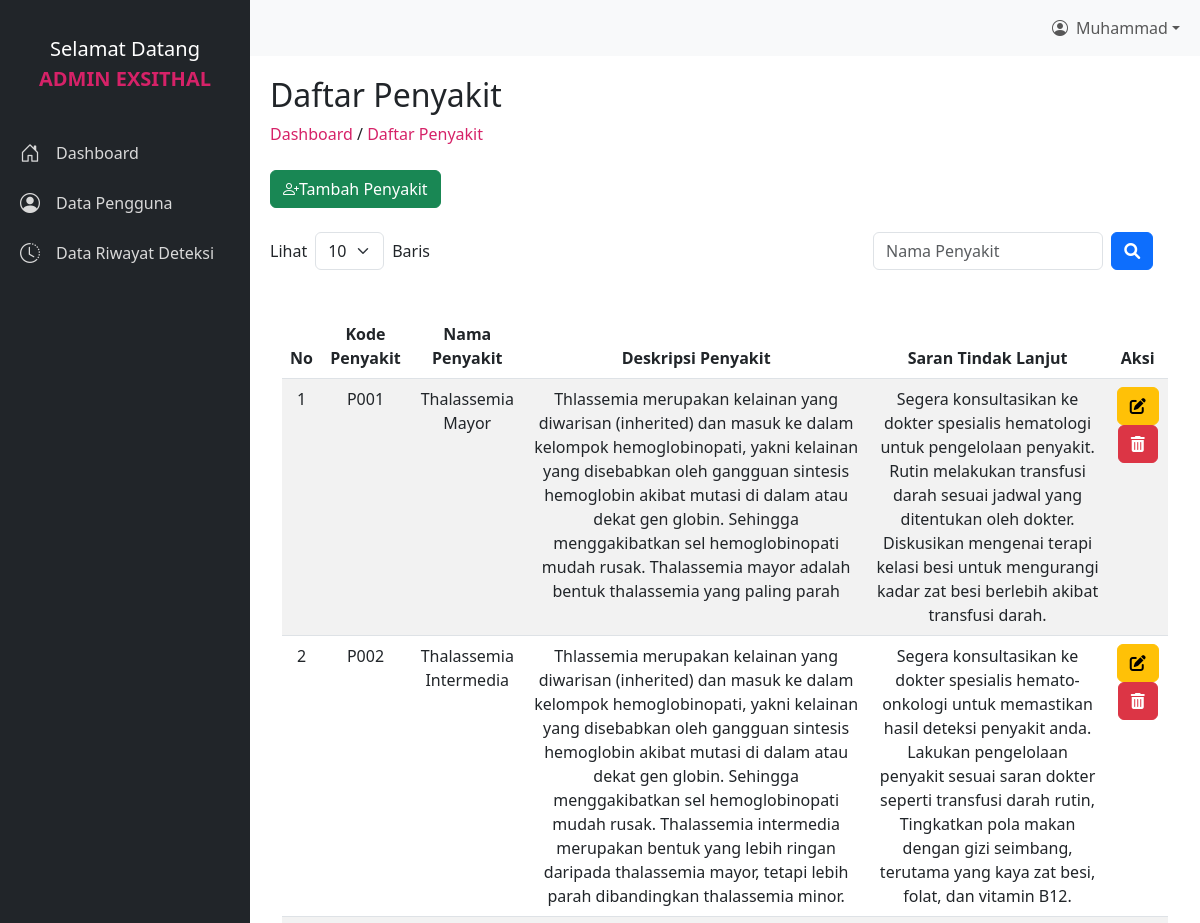
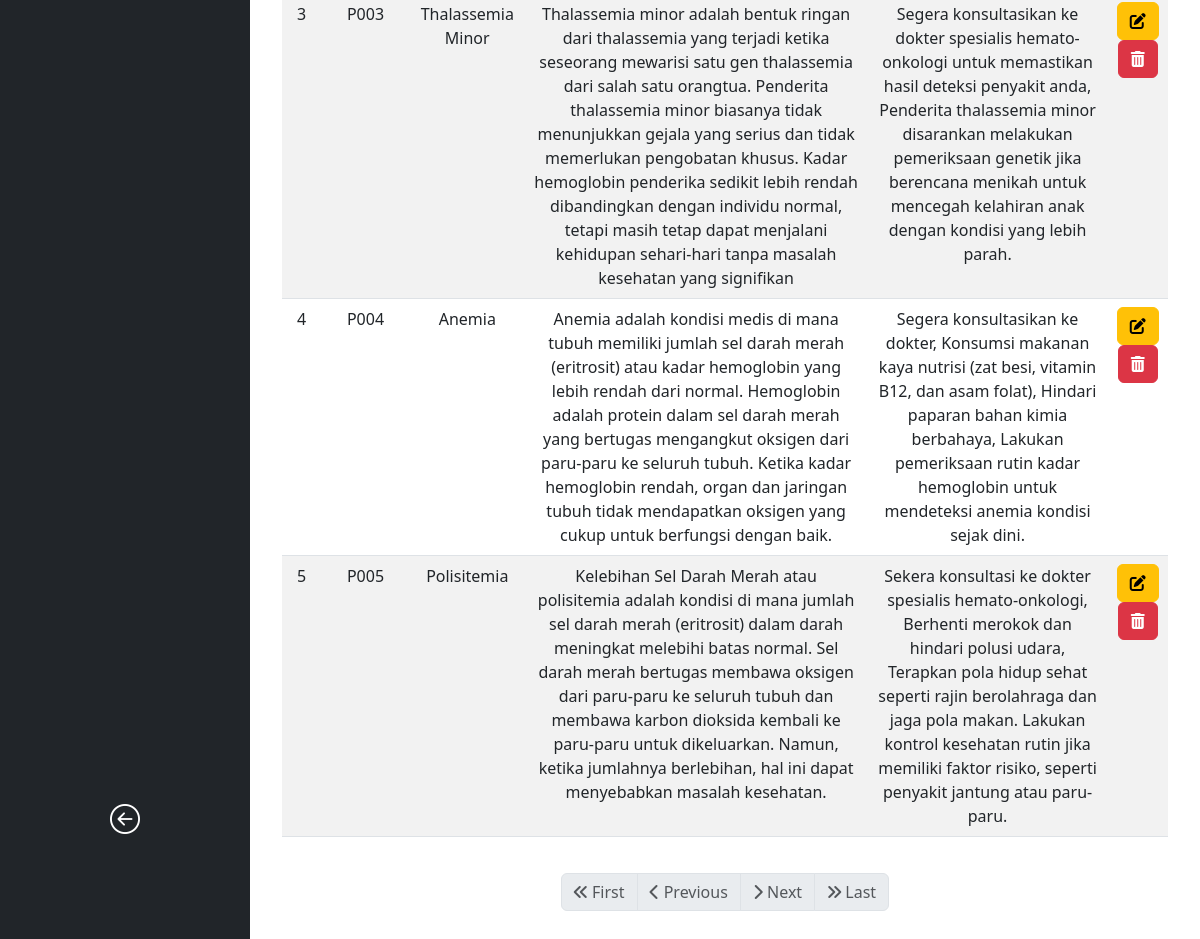
The app's page /admin/b-halpenyakit.php (signed in) with its own data (2 pictures, top to bottom).
### tables this page shows
CREATE TABLE `penyakit` (
  `kodepenyakit` varchar(5) NOT NULL,
  `namapenyakit` varchar(100) NOT NULL,
  `deskripsi` text NOT NULL,
  `solusipengobatan` text NOT NULL,
  `foto` varchar(100) DEFAULT NULL
);

### handler/penyakit/pagination-penyakit.php (called while the page is built, shortened)
 <?php
 require '../database/koneksi.php';
 $limit = isset($_GET['limit']) ? (int)$_GET['limit'] : 10;
 $page = isset($_GET['page']) ? (int)$_GET['page'] : 1;
 $offset = ($page - 1) * $limit;
 $searchQuery = isset($_GET['search']) ? trim($_GET['search']) : '';
 $searchCondition = !empty($searchQuery) ? "WHERE namapenyakit LIKE '%" . mysqli_real_escape_string($conn, $searchQuery) . "%'" : '';
 $query = "SELECT * FROM penyakit $searchCondition LIMIT $limit OFFSET $offset";
 $penyakitResult = mysqli_query($conn, $query);
 $totalQuery = "SELECT COUNT(*) AS total FROM penyakit $searchCondition";
 $totalResult = mysqli_query($conn, $totalQuery);
 $totalRow = mysqli_fetch_assoc($totalResult);
 $totalPages = ceil($totalRow['total'] / $limit);
?>

### admin/b-halpenyakit.php (the view, shortened to what this page needs)
<?php
require '../database/koneksi.php';
include '../handler/penyakit/pagination-penyakit.php';
?>
<!DOCTYPE html>
<html lang="en">
<head>
    <link href="https://cdn.jsdelivr.net/npm/bootstrap@5.3.0/dist/css/bootstrap.min.css" rel="stylesheet">
    <link rel="stylesheet" href="https://cdnjs.cloudflare.com/ajax/libs/font-awesome/6.0.0-beta3/css/all.min.css">
    <link href="https://cdnjs.cloudflare.com/ajax/libs/bootstrap-icons/1.10.3/font/bootstrap-icons.min.css" rel="stylesheet">
    <link rel="stylesheet" href="../asset/css/admin.css">
</head>
<body>
<?php include 'sidebar.php'; ?>
<?php include 'navbar.php'; ?>
<div id="content" style="margin-top: 56px;">
    <h2>Daftar Penyakit</h2>
    <a href="z-dashboard.php" style="text-decoration: none; color: #d62268;">Dashboard</a> /
    <a href="b-halpenyakit.php" style="text-decoration: none; color: #d62268;">Daftar Penyakit</a>
    <div class="d-flex justify-content-between align-items-center mt-4">
        <button type="button" class="btn btn-success" data-bs-toggle="modal" data-bs-target="#addPenyakitModal">
        <i class="bi bi-person-plus"></i>Tambah Penyakit
        </button>
    </div>
    <div class="d-flex justify-content-between align-items-center mt-4">
        <div class="d-flex align-items-center">
            <label for="entriesSelect" class="me-2">Lihat</label>
            <select id="entriesSelect" class="form-select w-auto" onchange="changeLimit(this.value)">
                <option value="10" <?php if ($limit == 10) echo 'selected'; ?>>10</option>
            </select>
            <span class="ms-2 me-2">Baris</span>
        </div>
        <div class="d-flex align-items-center">
            <input type="text" class="form-control w-75 me-2" placeholder="Nama Penyakit" id="searchInput"
                value="<?php echo htmlspecialchars($searchQuery); ?>"
                onkeypress="if(event.key === 'Enter') searchPenyakit()">
            <button type="submit" class="btn btn-primary" onclick="searchPenyakit()">
            <i class="fas fa-search"></i>
        </button>
        </div>
    </div>
    <div class="container mt-4">
        <div class="table-responsive">
            <table class="table table-striped table-hover">
                <thead>
                    <tr>
                        <th class="text-center">No</th>
                        <th class="text-center">Kode Penyakit</th>
                        <th class="text-center">Nama Penyakit</th>
                        <th class="text-center">Deskripsi Penyakit</th>
                        <th class="text-center">Saran Tindak Lanjut</th>
                        <th class="text-center">Aksi</th>
                    </tr>
                </thead>
                <tbody>
                    <?php if (mysqli_num_rows($penyakitResult) > 0): ?>
                        <?php $counter = $offset + 1; ?>
                        <?php while ($penyakit = mysqli_fetch_assoc($penyakitResult)): ?>
                            <tr>
                                <td class="text-center"><?php echo $counter++; ?></td>
                                <td class="text-center"><?php echo htmlspecialchars($penyakit['kodepenyakit']); ?></td>
                                <td class="text-center"><?php echo htmlspecialchars($penyakit['namapenyakit']); ?></td>
                                <td class="text-center"><?php echo htmlspecialchars($penyakit['deskripsi']); ?></td>
                                <td class="text-center"><?php echo htmlspecialchars($penyakit['solusipengobatan']); ?></td>
                                <td class="text-center">
                                    <button type="button" class="btn btn-warning" data-bs-toggle="modal" data-bs-target="#updateModal-<?php echo $penyakit['kodepenyakit']; ?>"> <i class="fas fa-edit"></i> </button>
                                    <a href="../handler/penyakit/admin-hapuspenyakit.php?kodepenyakit=<?php echo $penyakit['kodepenyakit']; ?>&limit=<?php echo $limit; ?>&page=<?php echo $page; ?>&search=<?php echo htmlspecialchars($searchQuery); ?>" class="btn btn-danger" onclick="return confirm('Apakah Anda yakin ingin menghapus penyakit ini?');"><i class="fas fa-trash-alt"></i> </a>
                                </td>
                            </tr>
                        <?php endwhile; ?>
                    <?php else: ?>
                        <tr>
                            <td colspan="6" class="text-center">Tidak ada data penyakit yang tersedia.</td>
                        </tr>
                    <?php endif; ?>
                </tbody>
            </table>
        </div>
    </div>
    <div class="pagination-container">
        <nav aria-label="Page navigation" class="pagination-container">
            <ul class="pagination justify-content-center">
                <li class="page-item <?= $page <= 1 ? 'disabled' : ''; ?>">
                    <a class="page-link" href="?page=1&limit=<?= $limit; ?>&search=<?= htmlspecialchars($searchQuery); ?>" aria-label="First">
                        <i class="fas fa-angle-double-left"></i> First
                    </a>
                </li>
                <li class="page-item <?= $page <= 1 ? 'disabled' : ''; ?>">
                    <a class="page-link" href="?page=<?= $page - 1; ?>&limit=<?= $limit; ?>&search=<?= htmlspecialchars($searchQuery); ?>" aria-label="Previous">
                        <i class="fas fa-chevron-left"></i> Previous
                    </a>
                </li>
                <li class="page-item <?= $page >= $totalPages ? 'disabled' : ''; ?>">
                    <a class="page-link" href="?page=<?= $page + 1; ?>&limit=<?= $limit; ?>&search=<?= htmlspecialchars($searchQuery); ?>" aria-label="Next">
                        <i class="fas fa-chevron-right"></i> Next
                    </a>
                </li>
                <li class="page-item <?= $page >= $totalPages ? 'disabled' : ''; ?>">
                    <a class="page-link" href="?page=<?= $totalPages; ?>&limit=<?= $limit; ?>&search=<?= htmlspecialchars($searchQuery); ?>" aria-label="Last">
                        <i class="fas fa-angle-double-right"></i> Last
                    </a>
                </li>
            </ul>
        </nav>
    </div>
</div>
</body>
</html>

### admin/sidebar.php (shortened to what this page needs)
<div id="sidebar" class="bg-dark">
    <div class="sidebar-header d-flex flex-column align-items-center justify-content-center" style="height: 80px;">
        <br>
        <br>
        <br>
        <br>
        <span class="nav-text text-white" style="color: #d62268; font-size: 1.25rem;">Selamat Datang</span>
        <span class="nav-text" style="color: #d62268; font-size: 1.25rem;">
            <?php
            if ($_SESSION['role'] == 1) {
                echo '<strong>ADMIN EXSITHAL</strong>';
            } elseif ($_SESSION['role'] == 2) {
                echo '<strong>PAKAR EXSITHAL</strong>';
            }
            ?>
        </span>
        <br>
        <br>
    </div>
    <br>
    <br>
    <nav class="nav flex-column">
        <?php if ($_SESSION['role'] == 1): ?>
        <div class="nav-item">
            <a href="z-dashboard.php" class="nav-link d-flex align-items-center">
                <i class="bi bi-house-door me-3" style="font-size: 1.25rem;"></i>
                <span class="nav-text">Dashboard</span>
            </a>
        </div>
        <div class="nav-item">
            <a href="a-halpengguna.php" class="nav-link d-flex align-items-center">
                <i class="bi bi-person-circle me-3" style="font-size: 1.25rem;"></i>
                <span class="nav-text">Data Pengguna</span>
            </a>
        </div>
        <div class="nav-item">
            <a href="f-halriwayatpasien.php" class="nav-link d-flex align-items-center">
                <i class="bi bi-clock-history me-3" style="font-size: 1.25rem;"></i>
                <span class="nav-text">Data Riwayat Deteksi</span>
            </a>
        </div>
        <?php endif; ?>
    </nav>
    <div class="icon-buttons">
        <button id="toggleCollapse" class="btn" title="Collapse Sidebar">
            <i class="bi bi-arrow-left-circle" style="font-size: 30px;"></i>
        </button>
    </div>
</div>

### admin/navbar.php (shortened to what this page needs)
<nav class="navbar navbar-expand-lg navbar-light bg-light fixed-top" style="z-index: 10;">
    <div class="container-fluid">
        <div class="collapse navbar-collapse" id="navbarNav">
            <ul class="navbar-nav ms-auto">
                <li class="nav-item dropdown">
                    <a class="nav-link dropdown-toggle d-flex align-items-center" href="#" id="navbarDropdown" role="button" data-bs-toggle="dropdown" aria-expanded="false">
                        <i class="bi bi-person-circle me-2"></i>
                        <?php echo $_SESSION['namalengkap']; ?>
                    </a>
                </li>
            </ul>
        </div>
    </div>
</nav>

### asset/css/admin.css (style rules this page uses)
body { display: flex; height: 100vh; margin: 0; overflow: hidden; }
.icon-buttons { position: absolute; bottom: 80px; left: 0; right: 0; display: flex; justify-content: center; }
#sidebar { width: 250px; background-color: #343a40; height: 100vh; position: fixed; top: 0; left: 0; transition: all 0.3s; z-index: 1000; }
#sidebar .nav-link { color: #d9d9d9; padding: 10px; display: flex; align-items: center; justify-content: flex-start; padding-left: 20px; }
#sidebar .sidebar-header { display: flex; align-items: center; justify-content: center; padding: 10px; }
#toggleCollapse, #toggleExpand { position: absolute; bottom: 20px; left: 0; right: 0; margin: 0 auto; background-color: transparent; color: white; border: none; cursor: pointer; width: 60px; }
#content { margin-left: 250px; padding: 20px; transition: margin-left 0.3s; width: calc(100% - 250px); overflow-y: auto; }

### admin/b-halpenyakit.php (style rules this page uses)
.table { margin-top: 20px; }
.table th, .table td { text-align: center; }
.pagination-container { margin-top: 20px; }

### records on screen
penyakit: kodepenyakit "P001", namapenyakit "Thalassemia Mayor", deskripsi "Thlassemia merupakan kelainan yang diwarisan (inherited) dan masuk ke dalam kelompok hemoglobinopati, yakni kelainan yang disebabkan oleh gangguan sintesis hemoglobin akibat mutasi di dalam atau dekat gen globin. Sehingga menggakibatkan sel hemoglobinopati mudah rusak. Thalassemia mayor adalah bentuk thalassemia yang paling parah", solusipengobatan "Segera konsultasikan ke dokter spesialis hematologi untuk pengelolaan penyakit. Rutin melakukan transfusi darah sesuai jadwal yang ditentukan oleh dokter. Diskusikan mengenai terapi kelasi besi untuk mengurangi kadar zat besi berlebih akibat transfusi darah."
penyakit: kodepenyakit "P002", namapenyakit "Thalassemia Intermedia", deskripsi "Thlassemia merupakan kelainan yang diwarisan (inherited) dan masuk ke dalam kelompok hemoglobinopati, yakni kelainan yang disebabkan oleh gangguan sintesis hemoglobin akibat mutasi di dalam atau dekat gen globin. Sehingga menggakibatkan sel hemoglobinopati mudah rusak. Thalassemia intermedia merupakan bentuk yang lebih ringan daripada thalassemia mayor, tetapi lebih parah dibandingkan thalassemia minor.", solusipengobatan "Segera konsultasikan ke dokter spesialis hemato-onkologi untuk memastikan hasil deteksi penyakit anda. Lakukan pengelolaan penyakit sesuai saran dokter seperti transfusi darah rutin, Tingkatkan pola makan dengan gizi seimbang, terutama yang kaya zat besi, folat, dan vitamin B12."
penyakit: kodepenyakit "P003", namapenyakit "Thalassemia Minor", deskripsi "Thalassemia minor adalah bentuk ringan dari thalassemia yang terjadi ketika seseorang mewarisi satu gen thalassemia dari salah satu orangtua. Penderita thalassemia minor biasanya tidak menunjukkan gejala yang serius dan tidak memerlukan pengobatan khusus. Kadar hemoglobin penderika sedikit lebih rendah dibandingkan dengan individu normal, tetapi masih tetap dapat menjalani kehidupan sehari-hari tanpa masalah kesehatan yang signifikan", solusipengobatan "Segera konsultasikan ke dokter spesialis hemato-onkologi untuk memastikan hasil deteksi penyakit anda, Penderita thalassemia minor disarankan melakukan pemeriksaan genetik jika berencana menikah untuk mencegah kelahiran anak dengan kondisi yang lebih parah."
penyakit: kodepenyakit "P004", namapenyakit "Anemia", deskripsi "Anemia adalah kondisi medis di mana tubuh memiliki jumlah sel darah merah (eritrosit) atau kadar hemoglobin yang lebih rendah dari normal. Hemoglobin adalah protein dalam sel darah merah yang bertugas mengangkut oksigen dari paru-paru ke seluruh tubuh. Ketika kadar hemoglobin rendah, organ dan jaringan tubuh tidak mendapatkan oksigen yang cukup untuk berfungsi dengan baik.", solusipengobatan "Segera konsultasikan ke dokter, Konsumsi makanan kaya nutrisi (zat besi, vitamin B12, dan asam folat), Hindari paparan bahan kimia berbahaya, Lakukan pemeriksaan rutin kadar hemoglobin untuk mendeteksi anemia kondisi sejak dini."
penyakit: kodepenyakit "P005", namapenyakit "Polisitemia", deskripsi "Kelebihan Sel Darah Merah atau polisitemia adalah kondisi di mana jumlah sel darah merah (eritrosit) dalam darah meningkat melebihi batas normal. Sel darah merah bertugas membawa oksigen dari paru-paru ke seluruh tubuh dan membawa karbon dioksida kembali ke paru-paru untuk dikeluarkan. Namun, ketika jumlahnya berlebihan, hal ini dapat menyebabkan masalah kesehatan.", solusipengobatan "Sekera konsultasi ke dokter spesialis hemato-onkologi, Berhenti merokok dan hindari polusi udara, Terapkan pola hidup sehat seperti rajin berolahraga dan jaga pola makan. Lakukan kontrol kesehatan rutin jika memiliki faktor risiko, seperti penyakit jantung atau paru-paru."

### other values on screen
$_SESSION['namalengkap'] "Muhammad"
